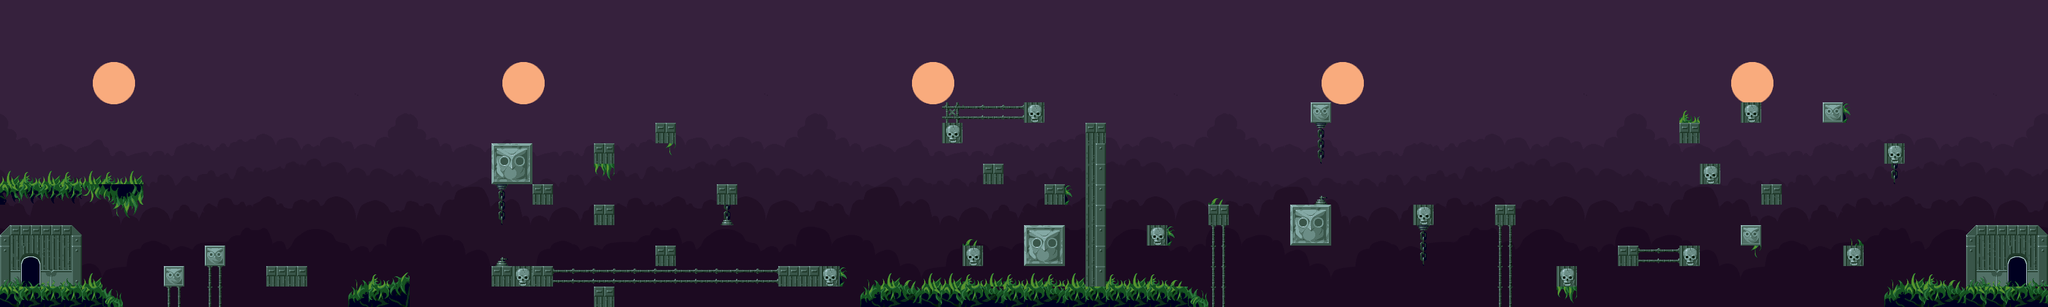

A 2D game scene composited from a Tiled map and its tileset images. What follows is a short description and the map's XML, with each tile layer's data collapsed to a summary:
An orthogonal 100x15 tile map with 32x32 px tiles, 2 tile layers (background, ground), 2 tilesets and 46 objects.

<map version="1.0" orientation="orthogonal" renderorder="right-down" width="100" height="15" tilewidth="32" tileheight="32" nextobjectid="52">
 <tileset firstgid="1" name="sprite_wb" tilewidth="32" tileheight="32" spacing="1" margin="1" tilecount="72" columns="9">
  <image source="sprite_wb.png" width="298" height="265" />
 </tileset>
 <tileset firstgid="73" name="bkFog" tilewidth="32" tileheight="32" tilecount="300" columns="20">
  <image source="bkFog.png" width="640" height="480" />
 </tileset>
 <layer name="background" width="100" height="15">
  <data>[1500 cells, 1500 non-empty, 300 distinct tile ids]</data>
 </layer>
 <layer name="ground" width="100" height="15">
  <data>[1500 cells, 205 non-empty, 45 distinct tile ids]</data>
 </layer>
 <objectgroup color="#ff0000" name="Capa de Objetos 1">
  <object id="1" x="0" y="449" width="160.5" height="31" />
  <object id="2" x="160.333" y="458.667" width="10" height="24" />
  <object id="3" x="170.75" y="464.25" width="9" height="15.75" />
  <object id="4" x="180.5" y="469" width="10.5" height="12.75" />
  <object id="5" x="256" y="417" width="31" height="29.5" />
  <object id="6" x="320" y="384.5" width="31" height="30.5" />
  <object id="7" x="416.5" y="416.5" width="62" height="31" />
  <object id="8" x="545.5" y="447.5" width="93" height="32" />
  <object id="9" x="769" y="416.5" width="93.5" height="30.5" />
  <object id="10" x="832.5" y="289" width="30.5" height="29.5" />
  <object id="11" x="928.5" y="321" width="31.5" height="30" />
  <object id="12" x="928.5" y="448.5" width="31" height="30" />
  <object id="13" x="1025" y="384.5" width="31" height="31.5" />
  <object id="14" x="768" y="223.5" width="63" height="64" />
  <object id="15" x="928.5" y="224.5" width="31.5" height="31" />
  <object id="16" x="1024" y="191.5" width="31" height="32.5" />
  <object id="17" x="1121" y="287.5" width="31.5" height="32" />
  <object id="19" x="1217" y="417" width="95" height="29.5" />
  <object id="21" x="1345" y="449" width="512" height="30" />
  <object id="22" x="1857.27" y="459.273" width="9.81818" height="19.8182" />
  <object id="23" x="1867.45" y="467.273" width="19.8182" height="12.3636" />
  <object id="25" x="1503.5" y="383.5" width="32" height="32.5" />
  <object id="26" x="1600" y="352" width="63.5" height="63" />
  <object id="27" x="1632" y="287" width="32.5" height="33.5" />
  <object id="28" x="1536.5" y="256.5" width="31.5" height="32" />
  <object id="29" x="1472.5" y="191" width="30.5" height="33.5" />
  <object id="31" x="1696" y="191.333" width="31.3333" height="256" />
  <object id="32" x="1600" y="159" width="32" height="33" />
  <object id="34" x="1792.5" y="351.5" width="31.5" height="33.5" />
  <object id="35" x="1889" y="321" width="30.5" height="30" />
  <object id="36" x="2016.5" y="321" width="62" height="62" />
  <object id="37" x="2048.5" y="159.5" width="31" height="31.5" />
  <object id="38" x="2207.5" y="320" width="32" height="31.5" />
  <object id="39" x="2336" y="319.5" width="31.5" height="31.5" />
  <object id="40" x="2431.5" y="415.5" width="32.5" height="31.5" />
  <object id="41" x="2528" y="384.5" width="31" height="30.5" />
  <object id="42" x="2625" y="383" width="31" height="32.5" />
  <object id="43" x="2656" y="255.5" width="31.5" height="31.5" />
  <object id="44" x="2721.5" y="351" width="29" height="32.5" />
  <object id="45" x="2752.5" y="288" width="30.5" height="32" />
  <object id="46" x="2624.5" y="192" width="30.5" height="32" />
  <object id="47" x="2720.5" y="159" width="31" height="32.5" />
  <object id="48" x="2880.5" y="382.5" width="31.5" height="33" />
  <object id="49" x="2944.5" y="224" width="31" height="31" />
  <object id="50" x="2849" y="160" width="30.5" height="31.5" />
  <object id="51" x="2946" y="449.333" width="256.667" height="30.6667" />
 </objectgroup>
</map>
